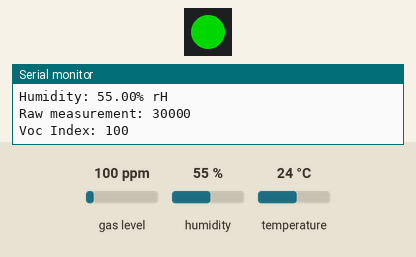
Simulated run of this sketch. Board: Arduino Uno, built with avr-gcc and run on an emulated ATmega328P. Shown: 1 RGB LEDs in strip order, left to right, the last lines printed to the serial monitor. Inputs (shaded band) come from the test bench; at power-on: gas level 100 ppm, humidity 55 %, temperature 24 °C. Dim RGB values are drawn brighter than linear; colours are those a GRB WS2812 strip shows for the declared byte order.

Above: at 4.2 s.
4.3 s: gas level set to 750 ppm
At 6.0 s:
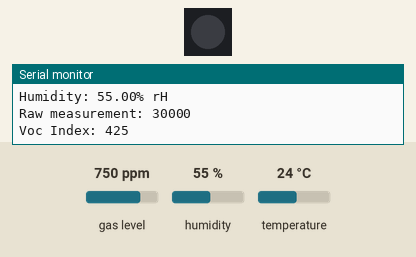
8.5 s: gas level set to 250 ppm
At 9.2 s:
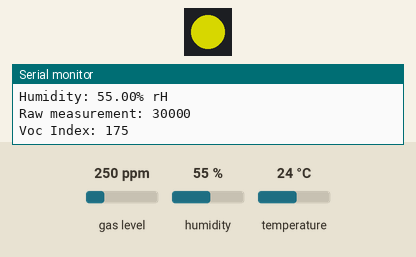
10.0 s: gas level set to 20 ppm
At 11.8 s:
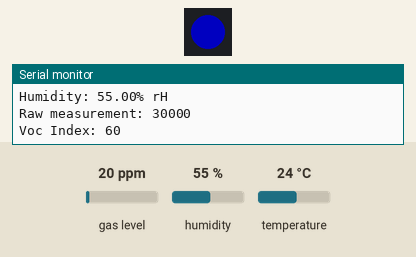
12.1 s: gas level set to 500 ppm
At 13.7 s:
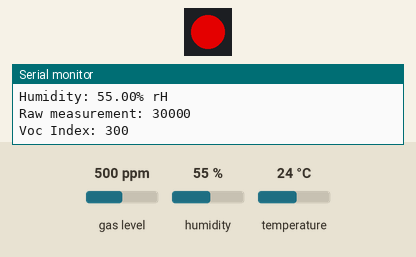
14.3 s: gas level set to 60 ppm
At 15.4 s:
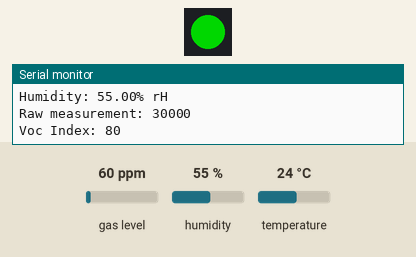
Timing chart, 0 to 17.3 s (numbered marks = the images above; inputs shaded):
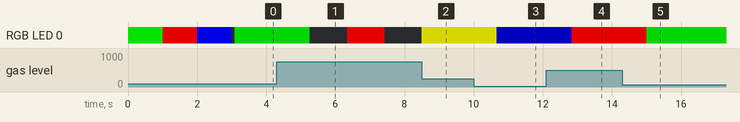

The sketch:

vocs_monitoring.ino
```cpp
#include <FastLED.h>
#include "Adafruit_SGP40.h"
#include "Adafruit_SHT4x.h"

// LED constraints
#define LED_PIN 12
CRGB leds[1]; // GRB

// Sensirion SHT40 Temperature and Humidity Sensor
Adafruit_SHT4x sht4 = Adafruit_SHT4x();
sensors_event_t humidity, temp;

// Sensirion VOC Sensor
Adafruit_SGP40 sgp;
uint16_t sraw;
int32_t voc_index;

// Utils
#define INTERVAL 1000 // [ms]
uint32_t timestamp;
bool blink_flag = 0;

void setup() {

  Serial.begin(115200);

  // Initialize LED
  FastLED.addLeds<WS2812B, LED_PIN, RGB>(leds, 1);

  // Initialize VOC sensor
  if (! sgp.begin()){
    Serial.println("SGP40 sensor not found :(");
    while (1);
  }

  // Initialize temperature sensor
  if (! sht4.begin()) {
    Serial.println("Couldn't find SHT4x");
    while (1) delay(1);
  }

  sht4.setPrecision(SHT4X_HIGH_PRECISION);
  sht4.setHeater(SHT4X_NO_HEATER);

  // LED Check
  leds[0] = 0xAA0000;
  FastLED.show();
  delay(1000);

  leds[0] = 0x00AA00;
  FastLED.show();
  delay(1000);

  leds[0] = 0x0000AA;
  FastLED.show();
  delay(1000);

  leds[0] = 0x000000;
  FastLED.show();

}

void loop() {

  // Measure humidity, temperature and voc after specifed interval
  if (millis() - timestamp > INTERVAL){

    sht4.getEvent(&humidity, &temp);

    Serial.print("Temperature: "); Serial.print(temp.temperature); Serial.println(" degrees C");
    Serial.print("Humidity: "); Serial.print(humidity.relative_humidity); Serial.println("% rH");

    sraw = sgp.measureRaw(temp.temperature, humidity.relative_humidity);
    Serial.print("Raw measurement: "); Serial.println(sraw);

    voc_index = sgp.measureVocIndex(temp.temperature, humidity.relative_humidity);
    Serial.print("Voc Index: "); Serial.println(voc_index);

    timestamp = millis();

    // Change color of LED according to VOC index scale
    if (voc_index == 0){
      if(blink_flag){
        leds[0] = 0x880000; //GRB
        blink_flag = 0;
      }else{
        leds[0] = 0x000000;
        blink_flag = 1;
      }
    }else if(voc_index < 70){
        leds[0] = 0x000055;
    }else if(voc_index < 140){
        leds[0] = 0x880000;
    }else if(voc_index < 210){
        leds[0] = 0x888800;
    }else if(voc_index < 280){
        leds[0] = 0x338800;
    }else if(voc_index < 350){
        leds[0] = 0x00AA00;
    }else{
      if(blink_flag){
        leds[0] = 0x00AA00; //GRB
        blink_flag = 0;
      }else{
        leds[0] = 0x000000;
        blink_flag = 1;
      }
    }
  }
  FastLED.show();
}
```

Measured:
- after the input at 4.3 s, RGB LED 0: RGB(0, 136, 0) → off after 0.95 s, → RGB(170, 0, 0) 1.1 s later, → off 1.1 s later
- after the input at 10.0 s, RGB LED 0: RGB(136, 136, 0) → RGB(0, 0, 85) after 0.67 s
- after the input at 12.1 s, RGB LED 0: RGB(0, 0, 85) → RGB(170, 0, 0) after 0.74 s
- after the input at 14.3 s, RGB LED 0: RGB(170, 0, 0) → RGB(0, 136, 0) after 0.71 s
